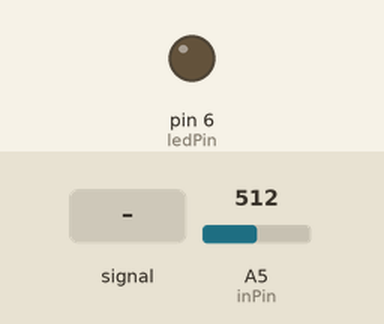
A sketch run on a simulated Arduino Uno, built with avr-gcc and run on an emulated ATmega328P. On the bench: output pins drawn as LEDs (lit = HIGH). The test bench sets the inputs (shaded band); at power-on: A5 (inPin) = 512. What the sketch prints to the serial monitor is not drawn.

Above: at 1.2 s.
1.3 s: A5 (inPin) fed a 200 Hz sine of ±460 counts around its level
At 2.0 s:
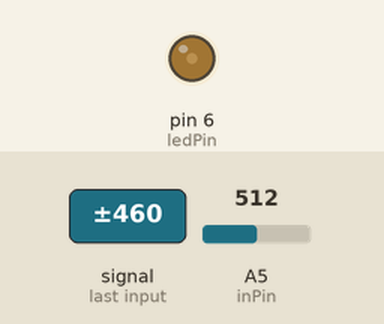
2.9 s: A5 (inPin) set to 140
At 3.8 s:
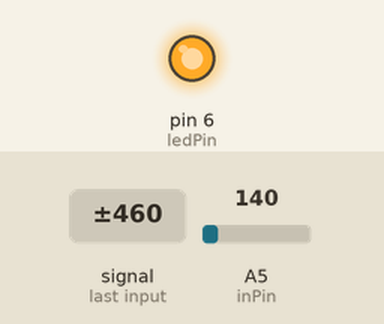
4.4 s: A5 (inPin) set to 162
At 5.4 s:
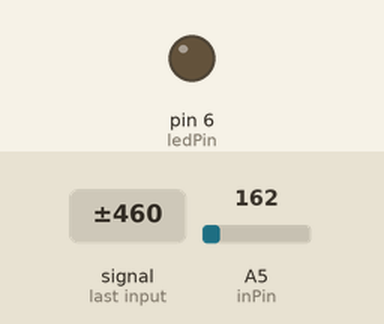
5.9 s: A5 (inPin) set to 122
At 6.6 s:
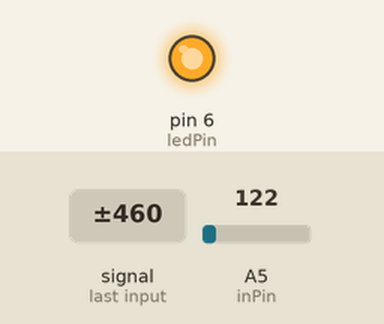
Timing chart, 0 to 8.4 s (numbered marks = the images above; inputs shaded):
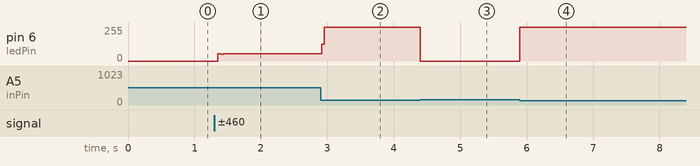

The sketch:

MyTrackPet2.ino
```cpp
int ledPin = 6; // LED connected to digital pin 6
int inPin = 5;   // pressure sensor connected to digital pin 7
int val = 150;     // variable to store the read value
int s = LOW;

void setup()
{
  Serial.begin(115200);
  pinMode(ledPin, OUTPUT);      // sets the digital pin 6 as output
  pinMode(inPin, INPUT);      // sets the digital pin 5 as input
}

void loop()
{
  val = analogRead(inPin);   // read the input pin
if (val<150) {
  s=HIGH;
} else {
  s=LOW;
}
  digitalWrite(ledPin, s);    // sets the LED to the button's value
  Serial.println(val);
}
```

Measured:
- the behaviour switches between 149 and 150 on A5 (inPin) (found by bisection; images 2 and 3)
- after the input at 1.3 s, pin 6 (ledPin): 0/255 → 55/255 after 0.05 s
- after the input at 2.9 s, pin 6 (ledPin): 55/255 → 255/255 at once
- after the input at 4.4 s, pin 6 (ledPin): 255/255 → 0/255 at once
- after the input at 5.9 s, pin 6 (ledPin): 0/255 → 255/255 at once
